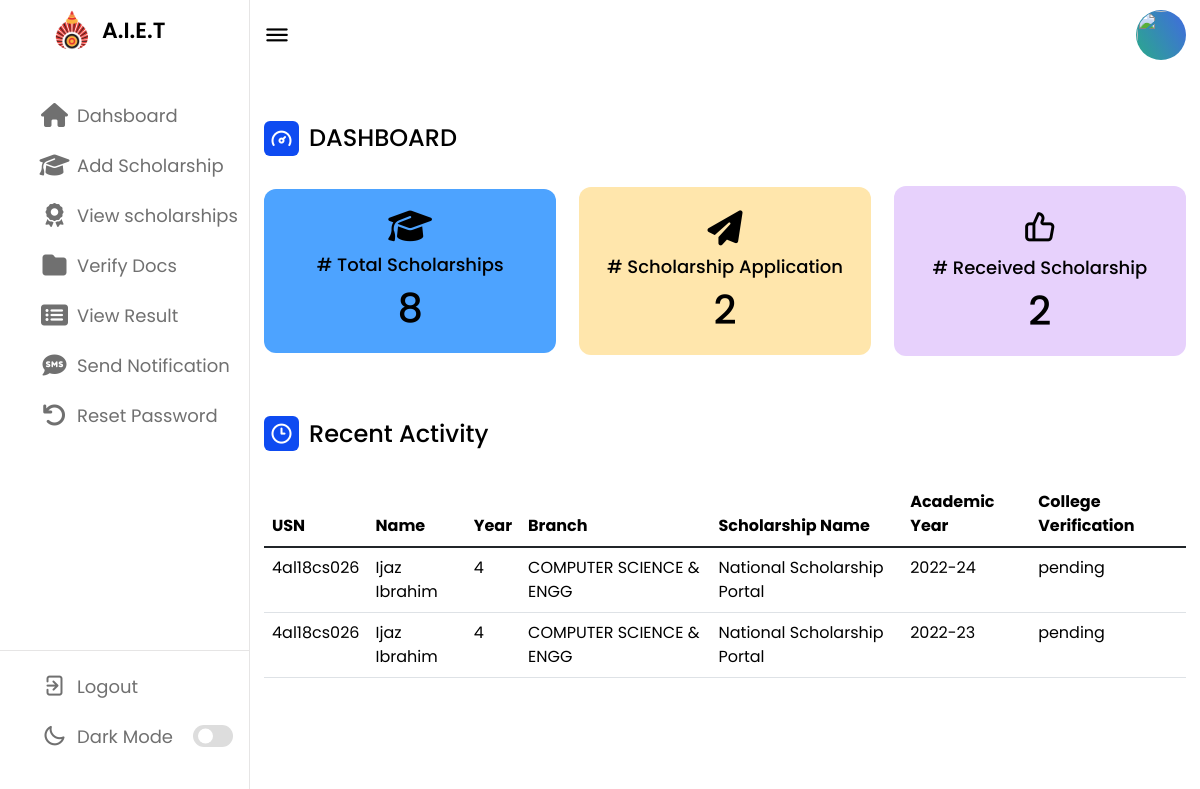
The page /Admin_Dashboard_Panel/admin-profile.php (signed in) on the database as committed earlier.
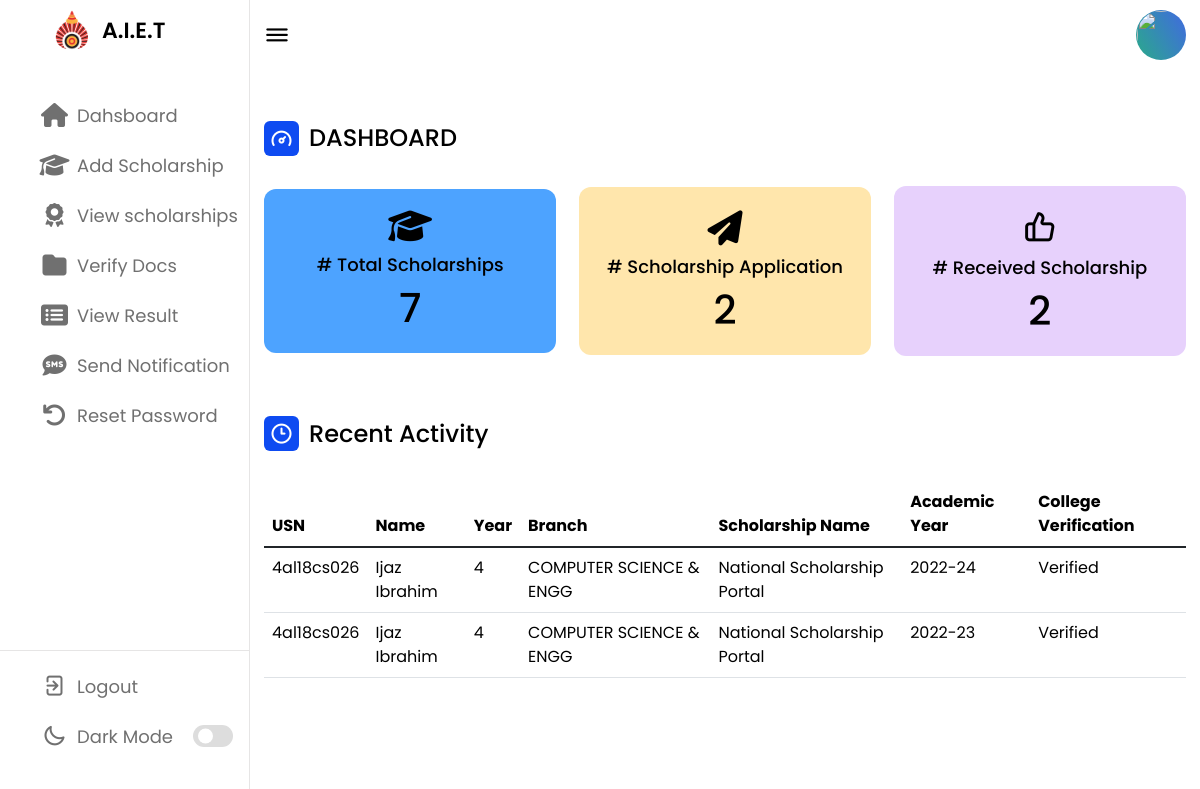
The same page on the database as committed later.
### tables this page shows
CREATE TABLE `upload_sch_docs` (
  `uid` int(11) NOT NULL,
  `usn` varchar(100) NOT NULL,
  `sch_name` varchar(100) DEFAULT NULL,
  `sch_applied_year` varchar(15) DEFAULT NULL,
  `govt_id` varchar(100) DEFAULT NULL,
  `file1_type` varchar(50) DEFAULT NULL,
  `file1_size` int(11) DEFAULT NULL,
  `file1` mediumblob DEFAULT NULL,
  `domicile` varchar(100) DEFAULT NULL,
  `file2_type` varchar(50) DEFAULT NULL,
  `file2_size` int(11) DEFAULT NULL,
  `file2` mediumblob DEFAULT NULL,
  `income` varchar(100) DEFAULT NULL,
  `file3_type` varchar(50) DEFAULT NULL,
  `file3_size` int(11) DEFAULT NULL,
  `file3` mediumblob DEFAULT NULL,
  `pwd` varchar(100) DEFAULT NULL,
  `file4_type` varchar(50) DEFAULT NULL,
  `file4_size` int(11) DEFAULT NULL,
  `file4` mediumblob DEFAULT NULL,
  `bonafide` varchar(100) DEFAULT NULL,
  `file5_type` varchar(50) DEFAULT NULL,
  `file5_size` int(11) DEFAULT NULL,
  `file5` mediumblob DEFAULT NULL,
  `caste` varchar(100) DEFAULT NULL,
  `file6_type` varchar(50) DEFAULT NULL,
  `file6_size` int(11) DEFAULT NULL,
  `file6` mediumblob DEFAULT NULL,
  `parent_aadhar` varchar(100) DEFAULT NULL,
  `file7_type` varchar(50) DEFAULT NULL,
  `file7_size` int(11) DEFAULT NULL,
  `file7` mediumblob DEFAULT NULL,
  `passbook` varchar(100) DEFAULT NULL,
  `file8_type` varchar(50) DEFAULT NULL,
  `file8_size` int(11) DEFAULT NULL,
  `file8` mediumblob DEFAULT NULL,
  `clg_fee` varchar(100) DEFAULT NULL,
  `file9_type` varchar(50) DEFAULT NULL,
  `file9_size` int(11) DEFAULT NULL,
  `file9` mediumblob DEFAULT NULL,
  `sslc_puc` varchar(100) DEFAULT NULL,
  `file10_type` varchar(50) DEFAULT NULL,
  `file10_size` int(11) DEFAULT NULL,
  `file10` mediumblob DEFAULT NULL,
  `sem_marks` varchar(100) DEFAULT NULL,
  `file11_type` varchar(50) DEFAULT NULL,
  `file11_size` int(11) DEFAULT NULL,
  `file11` mediumblob DEFAULT NULL,
  `diploma` varchar(100) DEFAULT NULL,
  `file12_type` varchar(50) DEFAULT NULL,
  `file12_size` int(11) DEFAULT NULL,
  `file12` mediumblob DEFAULT NULL,
  `self_decl` varchar(100) DEFAULT NULL,
  `file13_type` varchar(50) DEFAULT NULL,
  `file13_size` int(11) DEFAULT NULL,
  `file13` mediumblob DEFAULT NULL,
  `ration` varchar(100) DEFAULT NULL,
  `file14_type` varchar(50) DEFAULT NULL,
  `file14_size` int(11) DEFAULT NULL,
  `file14` mediumblob DEFAULT NULL,
  `is_received` text DEFAULT 'pending',
  `is_verified` varchar(50) NOT NULL DEFAULT 'pending',
  `created_at` timestamp NOT NULL DEFAULT current_timestamp()
);

CREATE TABLE `users` (
  `id` int(11) NOT NULL,
  `username` varchar(100) NOT NULL,
  `passwd` varchar(100) NOT NULL,
  `first_name` varchar(100) NOT NULL,
  `last_name` varchar(100) NOT NULL,
  `gender` text NOT NULL,
  `caste` varchar(20) NOT NULL,
  `email` varchar(100) NOT NULL,
  `dept` text NOT NULL,
  `year` tinyint(4) NOT NULL,
  `semester` int(11) NOT NULL,
  `section` char(1) NOT NULL,
  `phone` char(10) NOT NULL,
  `created_at` timestamp NOT NULL DEFAULT current_timestamp() ON UPDATE current_timestamp()
);

### Admin_Dashboard_Panel/admin-profile.php (the view, shortened to what this page needs)
<?php
include("admin-layout.php");
require_once("../db/config.php");
$sql1 = "SELECT * FROM `upload_sch_docs` t1 INNER JOIN users t2 ON t2.username = t1.usn ORDER BY t1.created_at DESC;";
$query = $link->query($sql1);
$sql2 = "SELECT COUNT(*) FROM scholarship_details;";
$result2 = $link->query($sql2);
$sql3 = "SELECT COUNT(*) FROM upload_sch_docs ORDER BY created_at DESC;";
$result3 = $link->query($sql3);
$sql4 = "SELECT COUNT(*) FROM sch_receipt_proof WHERE is_received = 'yes';";
$result4 = $link->query($sql4);
?>
<div class="dash-content">
    <div class="overview">
        <div class="title">
            <i class="uil uil-tachometer-fast-alt"></i>
            <span class="text">DASHBOARD</span>
        </div>
        <div class="boxes">
            <div class="box box1">
                <i class="mb-2 mt-1 fa fa-graduation-cap" aria-hidden="true"></i>
                <span class="text"># Total Scholarships</span>
                <span class="number"><?php foreach ($result2 as $res) echo $res['COUNT(*)']; ?></span>
            </div>
            <div class="box box2">
                <i class="my-2 fa fa-paper-plane" aria-hidden="true"></i>
                <span class="text"># Scholarship Application</span>
                <span class="number"><?php foreach ($result3 as $res) echo $res['COUNT(*)']; ?></span>
            </div>
            <div class="box box3">
                <i class="uil uil-thumbs-up"></i>
                <span class="text"># Received Scholarship</span>
                <span class="number"><?php foreach ($result4 as $res) echo $res['COUNT(*)']; ?></span>
            </div>
        </div>
    </div>
    <div class="activity">
        <div class="title">
            <i class="uil uil-clock-three"></i>
            <span class="text">Recent Activity</span>
        </div>
        <table class="table table-hover">
            <thead>
                <tr>
                    <th scope="col"><label>USN</label></th>
                    <th scope="col"><label>Name</label></th>
                    <th scope="col"><label>Year</label></th>
                    <th scope="col"><label>Branch</label></th>
                    <th scope="col"><label>Scholarship Name</label></th>
                    <th scope="col"><label>Academic Year</label></th>
                    <th scope="col"><label>College Verification</label></th>
                </tr>
            </thead>
            <tbody>
                <?php
                while ($row = mysqli_fetch_array($query)) { ?>
                    <tr>
                        <td><label><?php echo $row['username']; ?></label></td>
                        <td><label><?php echo $row['first_name'];
                                    echo $row['last_name']; ?></label></td>
                        <td><label><?php echo $row['year']; ?></label></td>
                        <td><label><?php echo $row['dept']; ?></label></td>
                        <td><label><?php echo $row['sch_name']; ?></label></td>
                        <td><label><?php echo $row['sch_applied_year']; ?></label></td>
                        <td><label><?php echo $row['is_verified']; ?></label></td>
                    </tr>
                <?php } ?>
            </tbody>
        </table>
    </div>
</div>

Rows that differ between the two databases and show on the page:
changed upload_sch_docs (number 1 of 2 on the later page): is_verified "pending" → "Verified"
changed upload_sch_docs (number 2 of 2 on the later page): is_verified "pending" → "Verified"
Other text that changed with them:
new list line: "7"
list line gone: "8"
